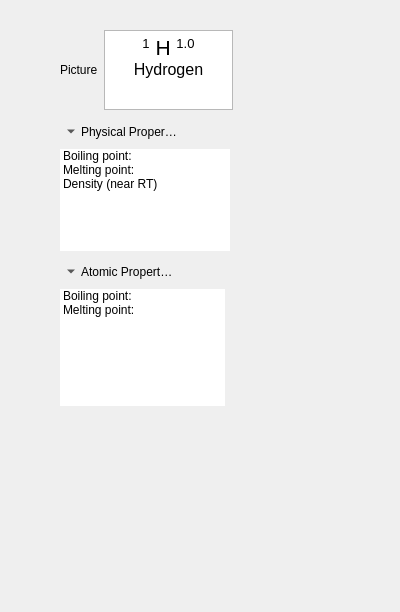
<?xml version="1.0" encoding="UTF-8"?>
<ui version="4.0">
 <class>ElementProperties</class>
 <widget class="QWidget" name="ElementProperties">
  <property name="geometry">
   <rect>
    <x>0</x>
    <y>0</y>
    <width>400</width>
    <height>612</height>
   </rect>
  </property>
  <property name="windowTitle">
   <string>Form</string>
  </property>
  <widget class="QWidget" name="verticalLayoutWidget">
   <property name="geometry">
    <rect>
     <x>60</x>
     <y>120</y>
     <width>170</width>
     <height>131</height>
    </rect>
   </property>
   <layout class="QVBoxLayout" name="verticalLayout">
    <item>
     <widget class="QToolButton" name="toolButton_2">
      <property name="text">
       <string>Physical Properties               </string>
      </property>
      <property name="icon">
       <iconset resource="res/res.qrc">
        <normaloff>:/play_24x32.png</normaloff>:/play_24x32.png</iconset>
      </property>
      <property name="toolButtonStyle">
       <enum>Qt::ToolButtonTextBesideIcon</enum>
      </property>
      <property name="autoRaise">
       <bool>true</bool>
      </property>
      <property name="arrowType">
       <enum>Qt::DownArrow</enum>
      </property>
     </widget>
    </item>
    <item>
     <widget class="QListWidget" name="listWidget">
      <property name="frameShape">
       <enum>QFrame::NoFrame</enum>
      </property>
      <property name="frameShadow">
       <enum>QFrame::Plain</enum>
      </property>
      <property name="verticalScrollBarPolicy">
       <enum>Qt::ScrollBarAsNeeded</enum>
      </property>
      <item>
       <property name="text">
        <string>Boiling point:</string>
       </property>
      </item>
      <item>
       <property name="text">
        <string>Melting point:</string>
       </property>
      </item>
      <item>
       <property name="text">
        <string>Density (near RT)</string>
       </property>
      </item>
     </widget>
    </item>
   </layout>
  </widget>
  <widget class="QWidget" name="horizontalLayoutWidget">
   <property name="geometry">
    <rect>
     <x>60</x>
     <y>30</y>
     <width>173</width>
     <height>80</height>
    </rect>
   </property>
   <layout class="QHBoxLayout" name="horizontalLayout">
    <item>
     <widget class="QLabel" name="labelPic">
      <property name="text">
       <string>Picture</string>
      </property>
     </widget>
    </item>
    <item>
     <widget class="QTextEdit" name="textEdit">
      <property name="html">
       <string>&lt;!DOCTYPE HTML PUBLIC &quot;-//W3C//DTD HTML 4.0//EN&quot; &quot;http://www.w3.org/TR/REC-html40/strict.dtd&quot;&gt;
&lt;html&gt;&lt;head&gt;&lt;meta name=&quot;qrichtext&quot; content=&quot;1&quot; /&gt;&lt;style type=&quot;text/css&quot;&gt;
p, li { white-space: pre-wrap; }
&lt;/style&gt;&lt;/head&gt;&lt;body style=&quot; font-family:'MS Shell Dlg 2'; font-size:8.25pt; font-weight:400; font-style:normal;&quot;&gt;
&lt;p align=&quot;center&quot; style=&quot; margin-top:0px; margin-bottom:0px; margin-left:0px; margin-right:0px; -qt-block-indent:0; text-indent:0px;&quot;&gt;&lt;span style=&quot; font-size:16pt; vertical-align:super;&quot;&gt;1&lt;/span&gt;&lt;span style=&quot; font-size:16pt;&quot;&gt; H &lt;/span&gt;&lt;span style=&quot; font-size:16pt; vertical-align:super;&quot;&gt;1.0&lt;/span&gt;&lt;/p&gt;
&lt;p align=&quot;center&quot; style=&quot; margin-top:0px; margin-bottom:0px; margin-left:0px; margin-right:0px; -qt-block-indent:0; text-indent:0px;&quot;&gt;&lt;span style=&quot; font-size:12pt;&quot;&gt;Hydrogen&lt;/span&gt;&lt;/p&gt;&lt;/body&gt;&lt;/html&gt;</string>
      </property>
     </widget>
    </item>
    <item>
     <spacer name="horizontalSpacer">
      <property name="orientation">
       <enum>Qt::Horizontal</enum>
      </property>
      <property name="sizeHint" stdset="0">
       <size>
        <width>40</width>
        <height>20</height>
       </size>
      </property>
     </spacer>
    </item>
   </layout>
  </widget>
  <widget class="QWidget" name="verticalLayoutWidget_3">
   <property name="geometry">
    <rect>
     <x>60</x>
     <y>260</y>
     <width>165</width>
     <height>146</height>
    </rect>
   </property>
   <layout class="QVBoxLayout" name="verticalLayout_3">
    <item>
     <widget class="QToolButton" name="toolButton">
      <property name="text">
       <string>Atomic Properties               </string>
      </property>
      <property name="icon">
       <iconset resource="res/res.qrc">
        <normaloff>:/play_24x32.png</normaloff>:/play_24x32.png</iconset>
      </property>
      <property name="toolButtonStyle">
       <enum>Qt::ToolButtonTextBesideIcon</enum>
      </property>
      <property name="autoRaise">
       <bool>true</bool>
      </property>
      <property name="arrowType">
       <enum>Qt::DownArrow</enum>
      </property>
     </widget>
    </item>
    <item>
     <widget class="QListWidget" name="listWidget_2">
      <property name="frameShape">
       <enum>QFrame::NoFrame</enum>
      </property>
      <property name="frameShadow">
       <enum>QFrame::Plain</enum>
      </property>
      <property name="verticalScrollBarPolicy">
       <enum>Qt::ScrollBarAsNeeded</enum>
      </property>
      <item>
       <property name="text">
        <string>Boiling point:</string>
       </property>
      </item>
      <item>
       <property name="text">
        <string>Melting point:</string>
       </property>
      </item>
     </widget>
    </item>
   </layout>
  </widget>
 </widget>
 <resources>
  <include location="res/res.qrc"/>
 </resources>
 <connections/>
</ui>
